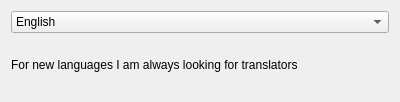
<?xml version="1.0" encoding="UTF-8"?>
<ui version="4.0">
 <class>GUI_LanguageChooser</class>
 <widget class="QWidget" name="GUI_LanguageChooser">
  <property name="geometry">
   <rect>
    <x>0</x>
    <y>0</y>
    <width>400</width>
    <height>102</height>
   </rect>
  </property>
  <layout class="QGridLayout" name="gridLayout">
   <item row="1" column="0">
    <widget class="QLabel" name="label_2">
     <property name="text">
      <string>For new languages I am always looking for translators</string>
     </property>
     <property name="wordWrap">
      <bool>true</bool>
     </property>
    </widget>
   </item>
   <item row="0" column="0">
    <widget class="Gui::ComboBox" name="combo_lang">
     <property name="currentText">
      <string notr="true">English</string>
     </property>
     <item>
      <property name="text">
       <string>English</string>
      </property>
     </item>
    </widget>
   </item>
  </layout>
 </widget>
 <customwidgets>
  <customwidget>
   <class>Gui::ComboBox</class>
   <extends>QComboBox</extends>
   <header>GUI/Helper/Widgets/ComboBox.h</header>
  </customwidget>
 </customwidgets>
 <resources/>
 <connections/>
</ui>
